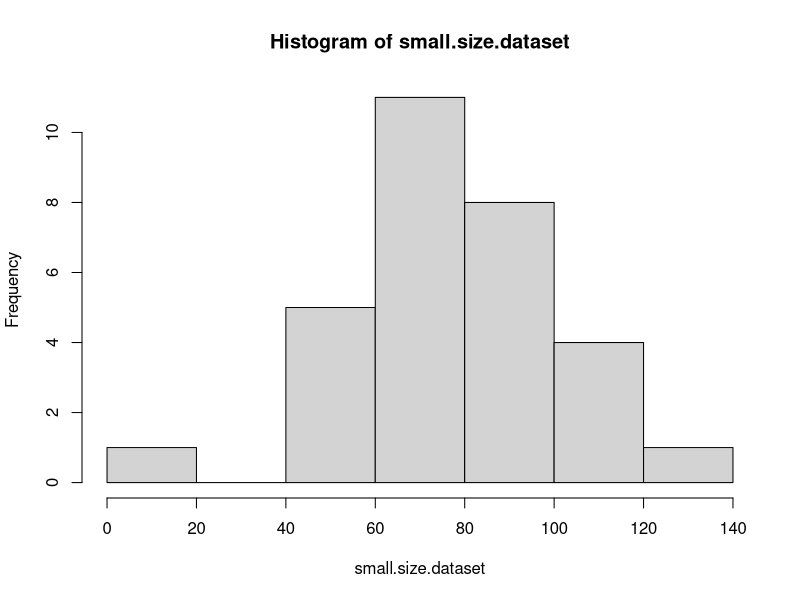
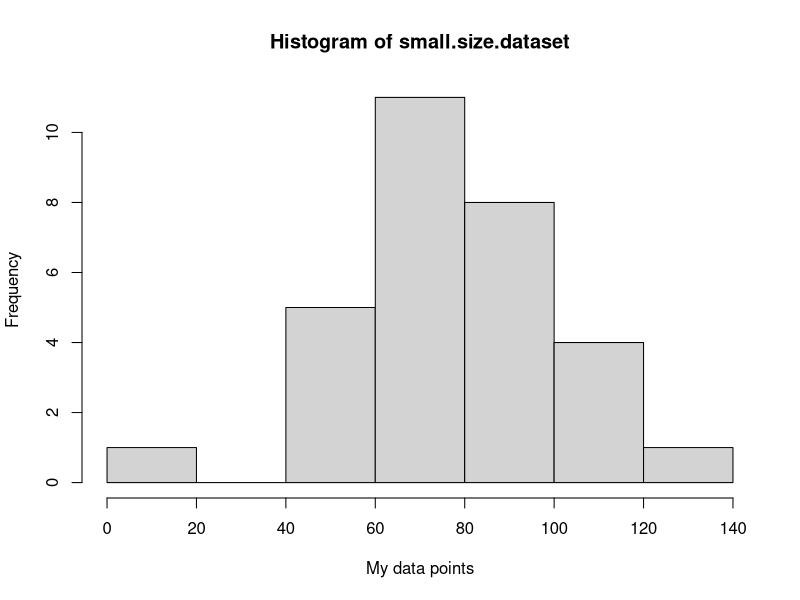
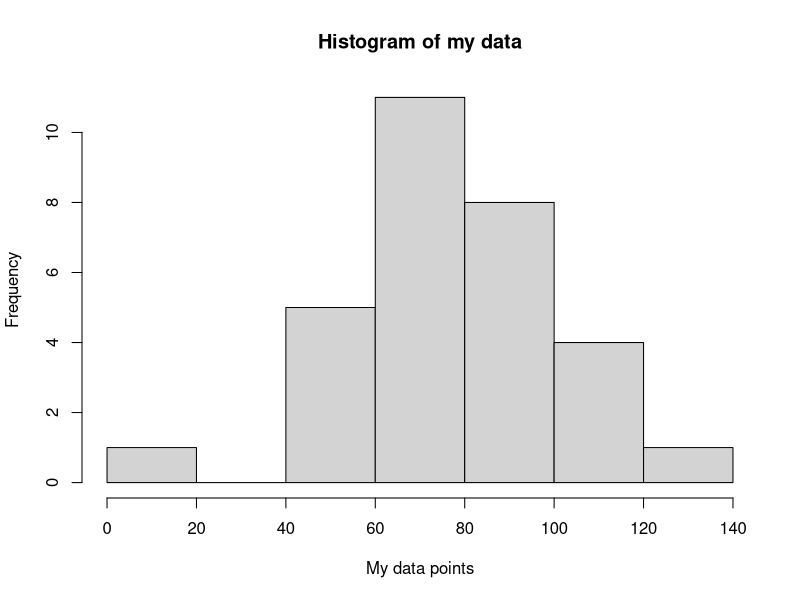
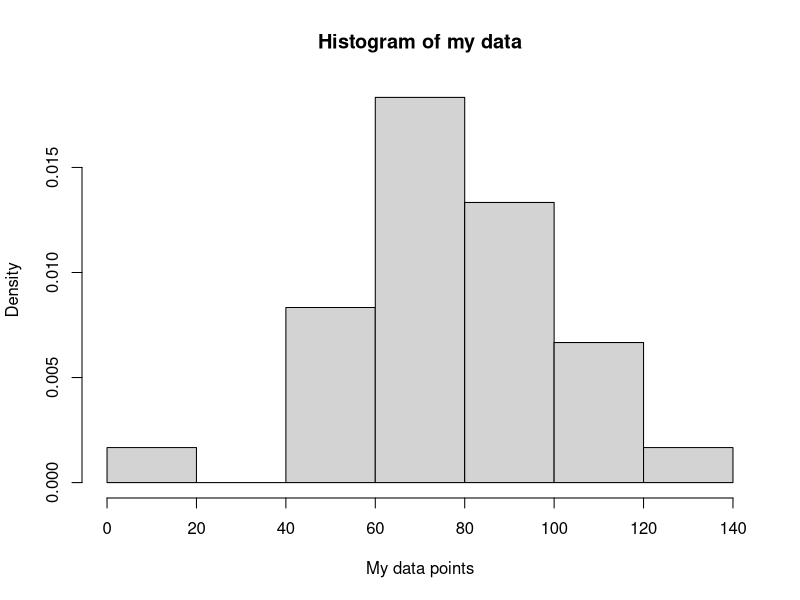
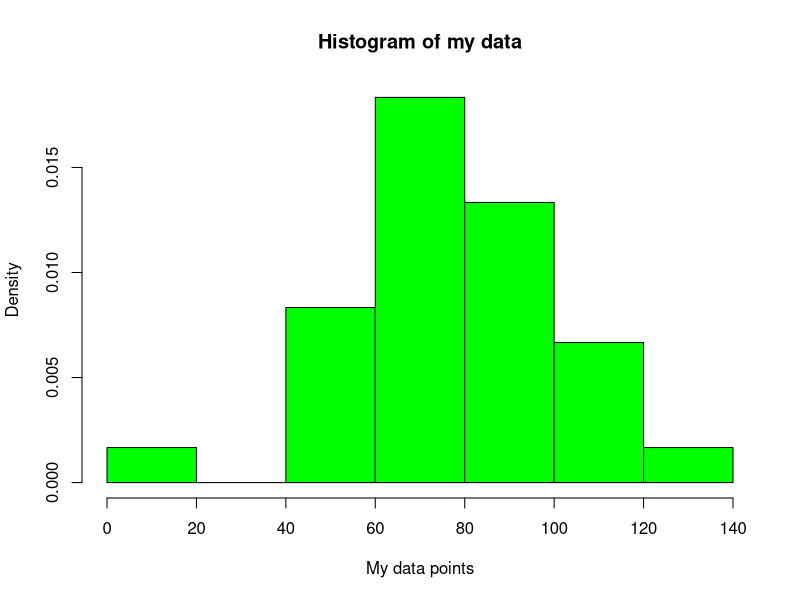
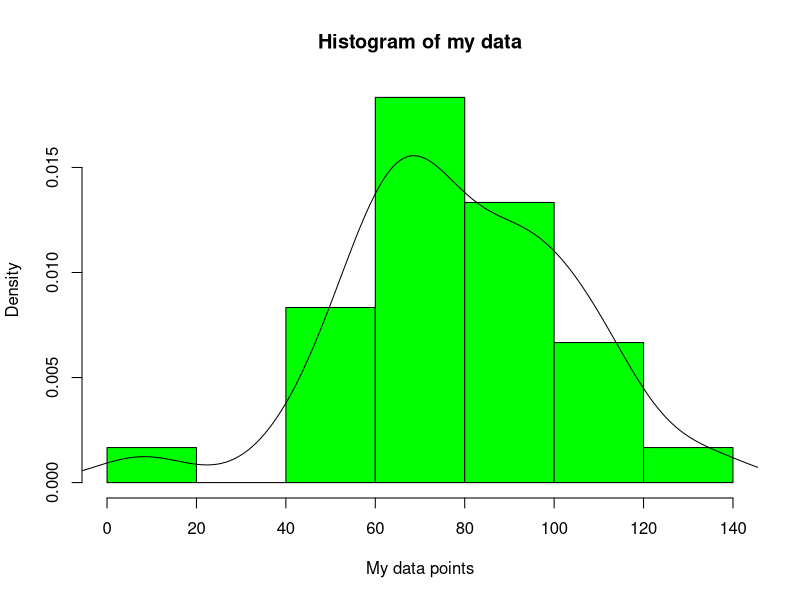
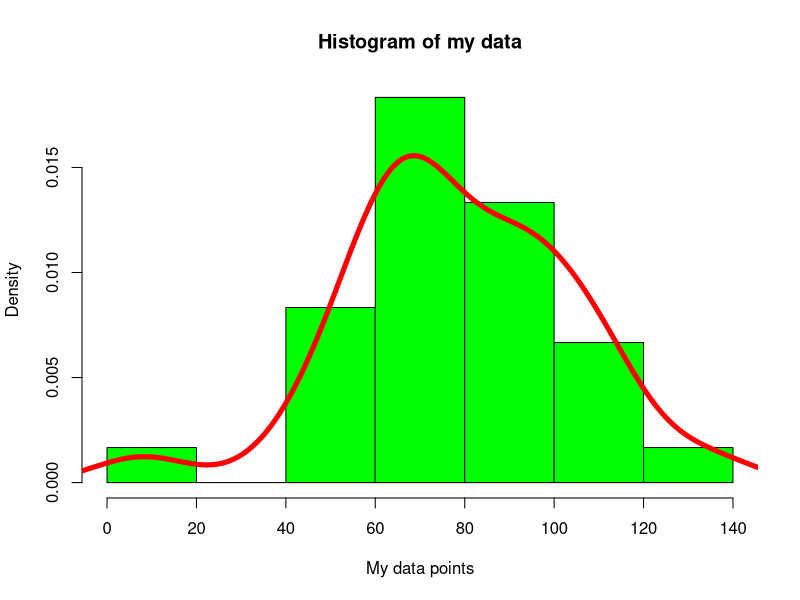
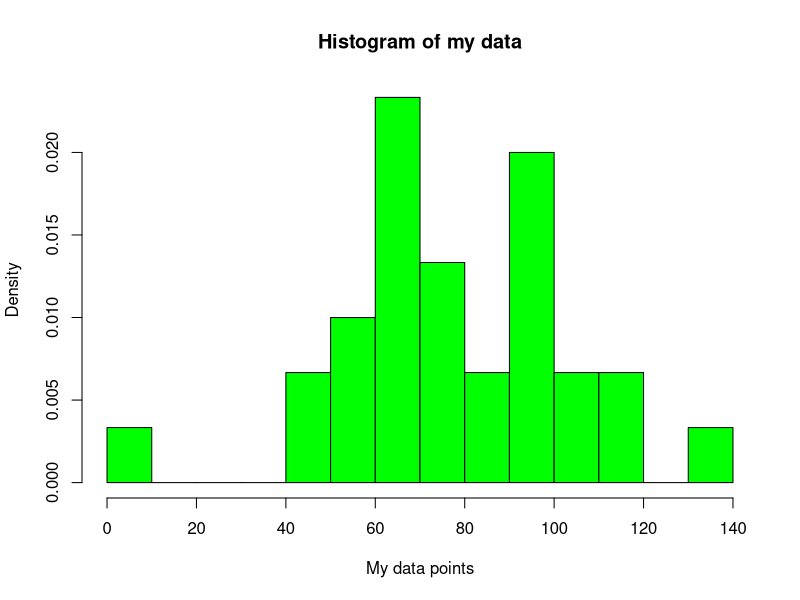

Here is the R script that generated these plots, in order:
small.size.dataset=c(91,49,76,112,97,42,70, 100, 8, 112, 95, 90, 78, 62, 56, 94, 65, 58, 109, 70, 109, 91, 71, 76, 68, 62, 134, 57, 83, 66)
hist(small.size.dataset)
hist(small.size.dataset, xlab='My data points')
hist(small.size.dataset, xlab='My data points', main='Histogram of my data')
hist(small.size.dataset, xlab='My data points', main='Histogram of my data', freq=F)
hist(small.size.dataset, xlab='My data points', main='Histogram of my data', freq=F, col='green')

# smoothing line
hist(small.size.dataset, xlab='My data points', main='Histogram of my data', freq=F, col='green')
lines(density(small.size.dataset))

hist(small.size.dataset, xlab='My data points', main='Histogram of my data', freq=F, col='green')
lines(density(small.size.dataset), col='red', lwd=5)

# bin width
hist(small.size.dataset, xlab='My data points', main='Histogram of my data', freq=F, col='green', breaks=10)

# bin width and smoothing density
hist(small.size.dataset, xlab='My data points', main='Histogram of my data', freq=F, col='green', breaks=10)
lines(density(small.size.dataset), col='red', lwd=5)
